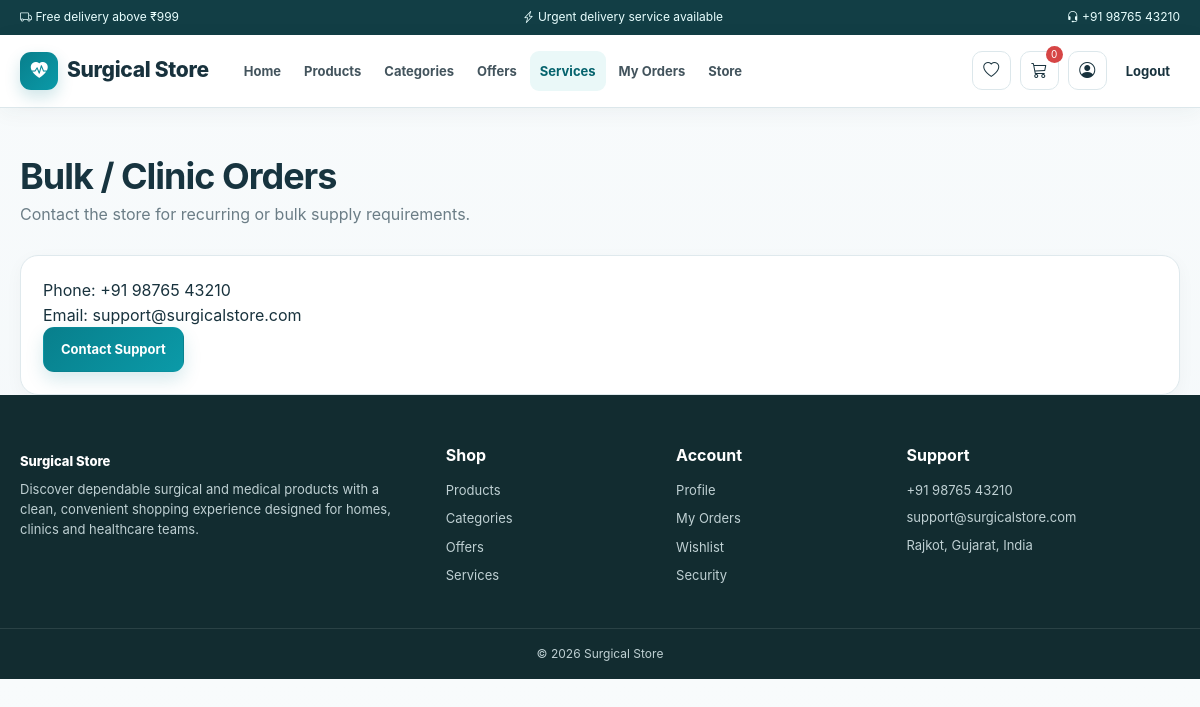
Page /User/bulk-orders.php (signed in) on the committed database.
### tables this page shows
CREATE TABLE site_settings (
  setting_id INT AUTO_INCREMENT PRIMARY KEY,
  setting_key VARCHAR(100) NOT NULL UNIQUE,
  setting_value TEXT NOT NULL,
  updated_at TIMESTAMP DEFAULT CURRENT_TIMESTAMP ON UPDATE CURRENT_TIMESTAMP
);

### includes/db.php (called while the page is built, shortened)
<?php
require_once __DIR__ . '/../db_config.php';
mysqli_set_charset($con, 'utf8mb4');
function h($v) {
return htmlspecialchars((string)($v ?? ''), ENT_QUOTES, 'UTF-8');
}
function setting($key,$default='') {
global $con;
$key=mysqli_real_escape_string($con,$key);
$r=mysqli_query($con,"SELECT setting_value FROM site_settings WHERE setting_key='$key' LIMIT 1");
$row=$r?mysqli_fetch_assoc($r):null;
return $row ? $row['setting_value'] : $default;
}
function cart_items() {
return $_SESSION['cart'] ?? [];
}
function cart_count() {
$n=0;
return $n;
}
?>

### User/layout.php (the view, shortened to what this page needs)
<?php
require_once __DIR__.'/../includes/db.php';
function userStart($pageTitle='Surgical Store',$activePage='')  {
$store=setting('store_name','Surgical Store');
?>
<!DOCTYPE html>
<html lang="en">
<head>
<link rel="stylesheet" href="/SurgicalStore/css/style.css">
<link rel="stylesheet" href="https://cdn.jsdelivr.net/npm/bootstrap-icons@1.11.3/font/bootstrap-icons.min.css">
</head>
<body>
<div class="announcement">
<div class="container announcement-inner">
<span>
<i class="bi bi-truck">
</i>
<?=
h(setting('announcement_two'))
?>
</span>
<span>
<i class="bi bi-lightning-charge">
</i>
<?=
h(setting('urgent_text','Urgent delivery service available'))
?>
</span>
<span>
<i class="bi bi-headset">
</i>
<?=
h(setting('phone'))
?>
</span>
</div>
</div>
<header class="site-header">
<div class="container nav-wrap">
<a class="logo" href="index.php">
<span class="logo-icon">
<i class="bi bi-heart-pulse-fill">
</i>
</span>
<span>
<?=
h($store)
?>
</span>
</a>
<nav id="mainNav">
<a class="
<?=
$activePage==='home'?'active':''
?>
" href="index.php">Home</a>
<a class="
<?=
$activePage==='products'?'active':''
?>
" href="products.php">Products</a>
<a class="
<?=
$activePage==='categories'?'active':''
?>
" href="categories.php">Categories</a>
<a class="
<?=
$activePage==='offers'?'active':''
?>
" href="offers.php">Offers</a>
<a class="
<?=
$activePage==='services'?'active':''
?>
" href="services.php">Services</a>
<a class="
<?=
$activePage==='orders'?'active':''
?>
" href="orders.php">My Orders</a>
<a href="../index.php">Store</a>
</nav>
<div class="nav-actions">
<a class="nav-icon" href="wishlist.php">
<i class="bi bi-heart">
</i>
</a>
<a class="nav-icon" href="cart.php">
<i class="bi bi-cart3">
</i>
<span class="nav-count">
<?=
cart_count()
?>
</span>
</a>
<a class="nav-icon" href="profile.php">
<i class="bi bi-person-circle">
</i>
</a>
<a class="login-link" href="logout.php">Logout</a>
</div>
</div>
</header>
<main>
<?php
}
function userEnd()  {
?>
<footer class="footer">
<div class="container footer-grid">
<div>
<a class="footer-brand" href="index.php">
<?=
h(setting('store_name','Surgical Store'))
?>
</a>
<p>
<?=
h(setting('hero_description'))
?>
</p>
</div>
<div>
<h4>Shop</h4>
<a href="products.php">Products</a>
<a href="categories.php">Categories</a>
<a href="offers.php">Offers</a>
<a href="services.php">Services</a>
</div>
<div>
<h4>Account</h4>
<a href="profile.php">Profile</a>
<a href="orders.php">My Orders</a>
<a href="wishlist.php">Wishlist</a>
<a href="change-password.php">Security</a>
</div>
<div>
<h4>Support</h4>
<p>
<?=
h(setting('phone'))
?>
</p>
<p>
<?=
h(setting('email'))
?>
</p>
<p>
<?=
h(setting('address'))
?>
</p>
</div>
</div>
<div class="copyright">©
<?=
date('Y')
?>
<?=
h(setting('store_name','Surgical Store'))
?>
</div>
</footer>
</body>
</html>
<?php
}
?>

### User/bulk-orders.php
<?php
require 'layout.php';
userStart('Bulk Orders','services');
?>
<div class="container">
<div class="page-head">
<h1>Bulk / Clinic Orders</h1>
<p>Contact the store for recurring or bulk supply requirements.</p>
</div>
<div class="card">
<p>Phone:
<?=
h(setting('phone'))
?>
</p>
<p>Email:
<?=
h(setting('email'))
?>
</p>
<a class="btn primary" href="contact.php">Contact Support</a>
</div>
</div>
<?php
userEnd();
?>

### rows in the picture
site_settings: setting_value "Free delivery above ₹999"
site_settings: setting_value "Urgent delivery service available"
site_settings: setting_value "+91 98765 43210"
site_settings: setting_value "Surgical Store"
site_settings: setting_value "support@surgicalstore.com"
site_settings: setting_value "Discover dependable surgical and medical products with a clean, convenient shopping experience designed for homes, clinics and healthcare teams."
site_settings: setting_value "Rajkot, Gujarat, India"

### other values in the picture
cart_count() "0"
